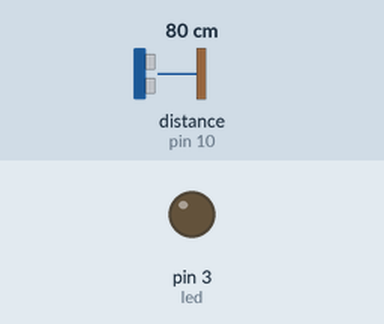
The sketch below on a simulated Arduino Uno, built with avr-gcc and run on an emulated ATmega328P. On the bench: output pins drawn as LEDs (lit = HIGH). Wiring (inferred from the names in the program): ultrasonic range finder: trigger pin 9; echo pin 10. The inputs (shaded band) are chosen by the test bench; at power-on: distance to the obstacle (sensor on pin 10) 80 cm. The echo pulse lasts 58.3 µs per cm; pins used as bus, display or sensor lines are not drawn.

Above: at 1.2 s.
1.3 s: distance to the obstacle (sensor on pin 10) set to 10 cm
2.8 s: distance to the obstacle (sensor on pin 10) set to 7 cm
At 4.77 s:
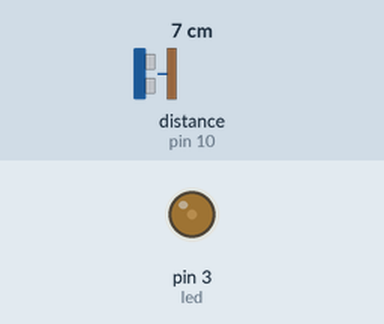
At 8.74 s:
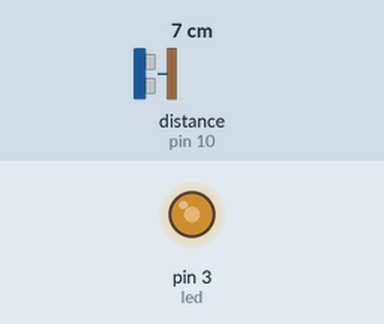
11.8 s: distance to the obstacle (sensor on pin 10) set to 9 cm
13.3 s: distance to the obstacle (sensor on pin 10) set to 2 cm
At 17.25 s:
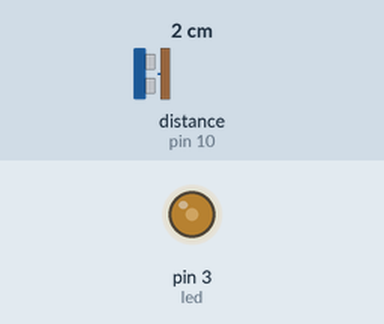
Timing chart, 0 to 17.3 s (numbered marks = the images above; inputs shaded):
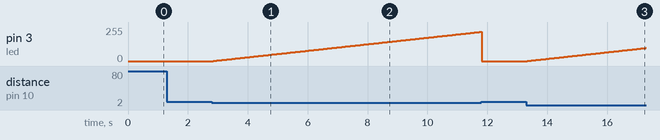

The sketch:

ultrasonic1.ino
```cpp
//int x;
const int trig = 9;
const int echo = 10;

long duration;
int distance;

int led = 3;


void setup() {
  // put your setup code here, to run once:
  pinMode(echo,INPUT);
  pinMode(trig,OUTPUT);
  Serial.begin(9600);

  pinMode(led,OUTPUT);
}


void check()
{
  digitalWrite(trig, LOW);
  delayMicroseconds(2);

  digitalWrite(trig, HIGH);
  delayMicroseconds(10);

  digitalWrite(trig, LOW);
  duration = pulseIn(echo , HIGH);

  distance = duration * 0.043 / 2;
}

void loop() {
  // put your main code here, to run repeatedly:
  //x = analogRead(A0);


  check();

  //Serial.print("Distance : " );
  //Serial.println(distance);

  if(distance < 10)
  {
     for(int i=0;i<255&&distance < 10;i++)
     {
        analogWrite(led, i);
        delay(40);
        check();
     }
  }
  else
  {
    digitalWrite(led, LOW);
  }


  //Serial.println(x);
}
```

Measured:
- the behaviour switches between 9 and 8 cm on distance to the obstacle (sensor on pin 10) (found by bisection; images 0 and 1)
- after the input at 1.3 s, every drawn part: stays the same
- after the input at 2.8 s, pin 3 (led): moves from 0/255 to 219/255 over 8.9 s, starting at once
- after the input at 13.3 s, pin 3 (led): moves from 0/255 to 98/255 over 3.9 s, starting at once
